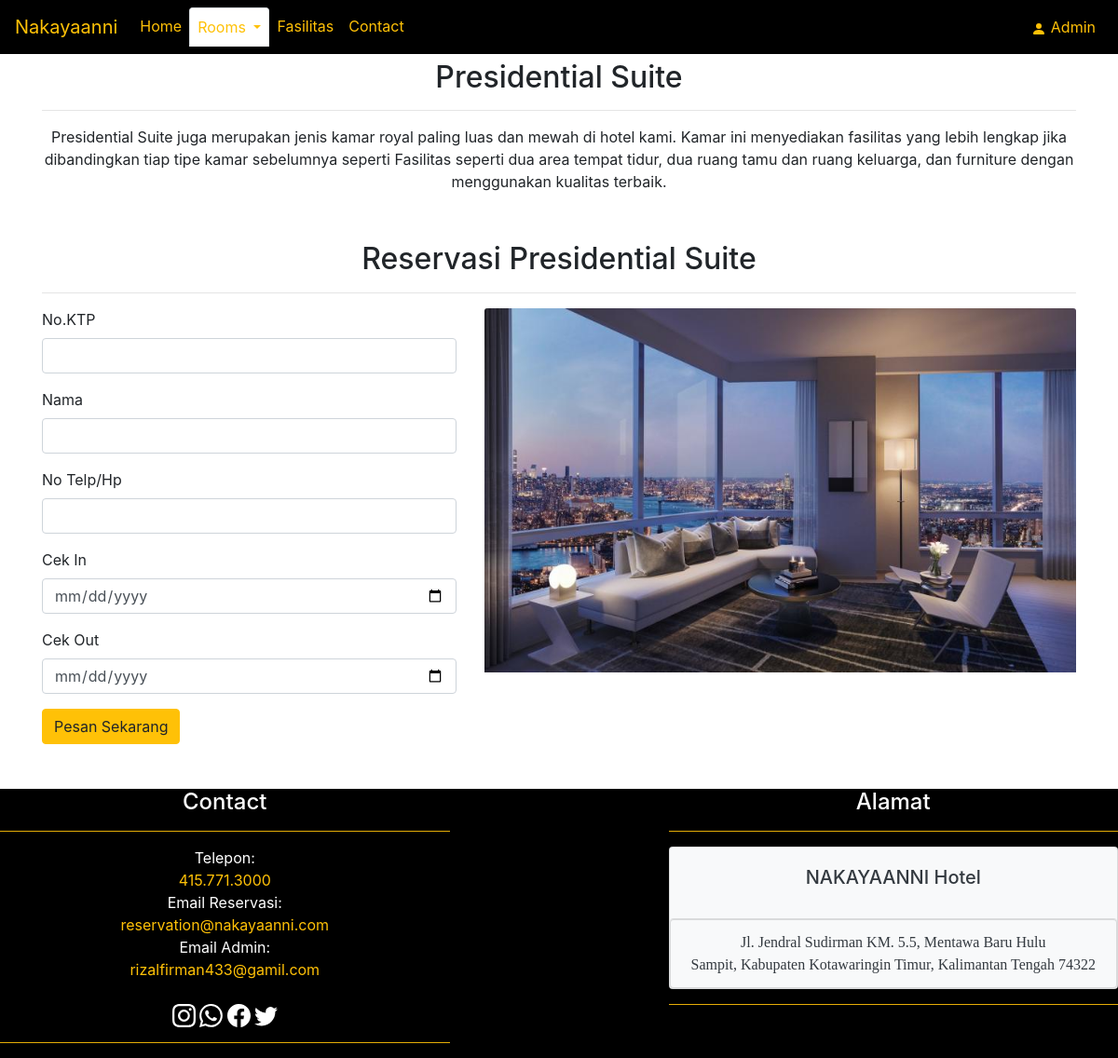
Screenshot of /room/presroom.php with the database file from the repository.
### tables this page shows
CREATE TABLE `tb_infokamar` (
  `id_infokamar` int(2) NOT NULL,
  `id_room` int(2) NOT NULL,
  `nama_room` varchar(30) NOT NULL,
  `gambar` varchar(100) NOT NULL,
  `keterangan` varchar(500) NOT NULL
);

CREATE TABLE `tb_room` (
  `id_room` int(2) NOT NULL,
  `nama_room` varchar(30) NOT NULL
);

CREATE TABLE `tb_footer` (
  `id_footer` int(2) NOT NULL,
  `telepon` varchar(20) NOT NULL,
  `emailreservasi` varchar(30) NOT NULL,
  `emailadmin` varchar(30) NOT NULL,
  `alamat` varchar(100) NOT NULL,
  `kota` varchar(100) NOT NULL
);

### function.php (called while the page is built, shortened)
<?php
    require("connect.php");
    function room($id)
    {
        global $conn;
        $query = "SELECT r.id_room AS 'idr', r.nama_room AS 'nr', ik.id_infokamar AS 'idik', ik.nama_room AS 'nir', ik.gambar AS 'gambar', ik.keterangan AS 'ket' FROM tb_room AS r INNER JOIN tb_infokamar AS ik ON (r.id_room = ik.id_room) WHERE r.id_room = '$id'";
        $result = mysqli_query($conn, $query);
        $rows = [];
        while ($row = mysqli_fetch_assoc($result)) {
            $rows[] = $row;
        }
        return $rows;
    }
?>

### room/presroom.php (the view, shortened to what this page needs)
<?php
    require("../connect.php");
    require("../function.php");
    $room6 = room('6');
?>
<!DOCTYPE html>
<html lang="en">
    <head>
        <link rel="stylesheet" href="https://cdn.jsdelivr.net/npm/bootstrap@4.6.1/dist/css/bootstrap.min.css">
        <link rel="stylesheet" href="https://stackpath.bootstrapcdn.com/bootstrap/4.2.1/css/bootstrap.min.css">
    </head>
    <body>
        <nav class="navbar navbar-expand-lg fixed-top" style="background-color: #000000;">
            <a class="navbar-brand text-warning" href="../index.php">Nakayaanni</a>
            <div class="collapse navbar-collapse" id="navbarNavDropdown">
                <ul class="navbar-nav mr-auto mt-2 mt-lg-0">
                    <li class="nav-pills">
                        <a class="nav-link text-warning" href="../index.php">Home<span class="sr-only">(current)</span></a>
                    </li>
                    <li class="nav-tabs dropdown">
                        <a class="nav-link active dropdown-toggle text-warning" href="#" id="navbarDropdownMenuLink" role="button" data-toggle="dropdown" aria-expanded="false">
                        Rooms
                        </a>
                    </li>
                    <li class="nav-pills">
                        <a class="nav-link text-warning" href="../fasilitas.php">Fasilitas</a>
                    </li>
                    <li class="nav-pills">
                        <a class="nav-link text-warning" href="../contact.php">Contact</a>
                    </li>
                </ul>
                <ul class="navbar-nav my-2 my-lg-0">
                    <li class="nav-pills">
                        <a class="nav-link text-warning" href="../admin/daftar/login.php">
                            <svg xmlns="http://www.w3.org/2000/svg" width="16" height="16" fill="currentColor" class="bi bi-person-fill" viewBox="0 0 16 16">
                                <path d="M3 14s-1 0-1-1 1-4 6-4 6 3 6 4-1 1-1 1H3zm5-6a3 3 0 1 0 0-6 3 3 0 0 0 0 6z"/>
                            </svg>
                            Admin
                        </a>
                    </li>
                </ul>
            </div>
        </nav>
        <?php foreach ($room6 as $hasil) { ?>
        <section>
            <div class="jumbotron jumbotron-fluid pb-1 bg-white">
                <div class="container text-center">
                    <div class="row">
                        <div class="col text-center">
                            <h2><?php echo $hasil['nr']; ?></h2>
                            <hr>
                            <p><?php echo $hasil['ket']; ?></p>
                        </div>
                    </div>
                </div>
            </div>
        </section>
        <div class="container">
            <div class="row text-center">
                <div class="col-md stdreser">
                    <h2>Reservasi <?php echo $hasil['nr']; ?></h2>
                    <hr>
                </div>
            </div>
            <div class="row mb-5">
                <div class="col-md-5">
                    <form action="insert.php" method="POST">
                        <div class="form-group">
                            <label for="nik">No.KTP</label>
                            <input type="" class="form-control" id="nik" name="nik" required >
                        </div>
                        <div class="form-group">
                            <label for="nama">Nama</label>
                            <input type="text" class="form-control" id="nama" name="nama" required >
                        </div>
                        <div class="form-group">
                            <label for="no_hp">No Telp/Hp</label>
                            <input type="tel" pattern="^\d{12}$" class="form-control" id="no_hp" name="no_hp" required>
                        </div>
                        <div class="form-group">
                            <label for="cek_in">Cek In</label>
                            <input type="date" class="form-control" id="cek_in" name="cek_in" required>
                        </div>
                        <div class="form-group">
                            <label for="cek_out">Cek Out</label>
                            <input type="date" class="form-control" id="cek_out" name="cek_out" required>
                        </div>
                        <button type="submit" name="submit" class="btn btn-warning">Pesan Sekarang</button>
                    </form>
                </div>
                <div class="col-md-7">
                    <div>
                        <img src="../asset/<?php echo $hasil['gambar']; ?>" class="card-img-top" alt="...">
                    </div>
                </div>
            </div>
        </div>
        <?php } ?>
    </body>
    <footer>
    <?php
        require("../connect.php");
        $sql = "SELECT * FROM tb_footer";
        $hasil = mysqli_query($conn, $sql);
        while($rows = mysqli_fetch_array($hasil)) {
    ?>
        <div class="text-white" style="background-color: #000000;">
            <div class="row mb-8">
                <div class="col-md-5 mr-auto mt-2 mt-lg-0 contactform">
                    <h4 class="text-center">Contact</h4>
                    <hr class="bg-warning">
                    <center>
                        <li style='list-style-type: none;'>Telepon: </li>
                        <li style='list-style-type: none;' class="text-warning"><?php echo $rows["telepon"]; ?></li>
                        <li style='list-style-type: none;'>Email Reservasi: </li>
                        <li style='list-style-type: none;' class="text-warning"><?php echo $rows["emailreservasi"]; ?></li>
                        <li style='list-style-type: none;'>Email Admin:</li>
                        <li style='list-style-type: none;' class="text-warning"><?php echo $rows["emailadmin"]; ?></li>
                        <br>
                        <a href="https://www.instagram.com/rizalfirman_03/" target="_blank" class="text-white">
                        </a>
                        <a href="https://wa.me/6285754730736" target="_blank" class="text-white">
                        </a>
                        <a href="https://www.facebook.com/profile.php?id=100006261495298" target="_blank" class="text-white">
                        </a>
                        <a href="https://twitter.com/yourfullsunday?s=08" target="_blank" class="text-white">
                        </a>
                    </center>
                    <hr class="bg-warning">
                </div>
                <div class="col-md-5 my-2 my-lg-0 contactalamat text-dark">
                    <h4 class="text-center text-white">Alamat</h4>
                    <hr class="bg-warning">
                    <div class="card bg-light mb-3">
                        <div class="card-body">
                            <h5 class="card-title text-center">NAKAYAANNI Hotel</h5>
                        </div>
                        <ul class="list-group text-center">
                            <li class="list-group-item bg-light" style = "font-family:times new roman;">
                                <?php echo $rows["alamat"]; ?><br>
                                <?php echo $rows["kota"]; ?>
                            </li>
                        </ul>
                    </div>
                    <hr class="bg-warning">
                </div>
            </div>
        </div>
    <?php } ?>
    </footer>
</html>

### rows the page displays
tb_infokamar: id_room.nama_room "Presidential Suite", keterangan "Presidential Suite juga merupakan jenis kamar royal paling luas dan mewah di hotel kami. Kamar ini menyediakan fasilitas yang lebih lengkap jika dibandingkan tiap tipe kamar sebelumnya seperti Fasilitas seperti dua area tempat tidur, dua ruang tamu dan ruang keluarga, dan furniture dengan menggunakan kualitas terbaik.", gambar (picture)
tb_footer: telepon "415.771.3000", emailreservasi "reservation@nakayaanni.com", emailadmin "rizalfirman433@gamil.com", alamat "Jl. Jendral Sudirman KM. 5.5, Mentawa Baru Hulu", kota "Sampit, Kabupaten Kotawaringin Timur, Kalimantan Tengah 74322"
